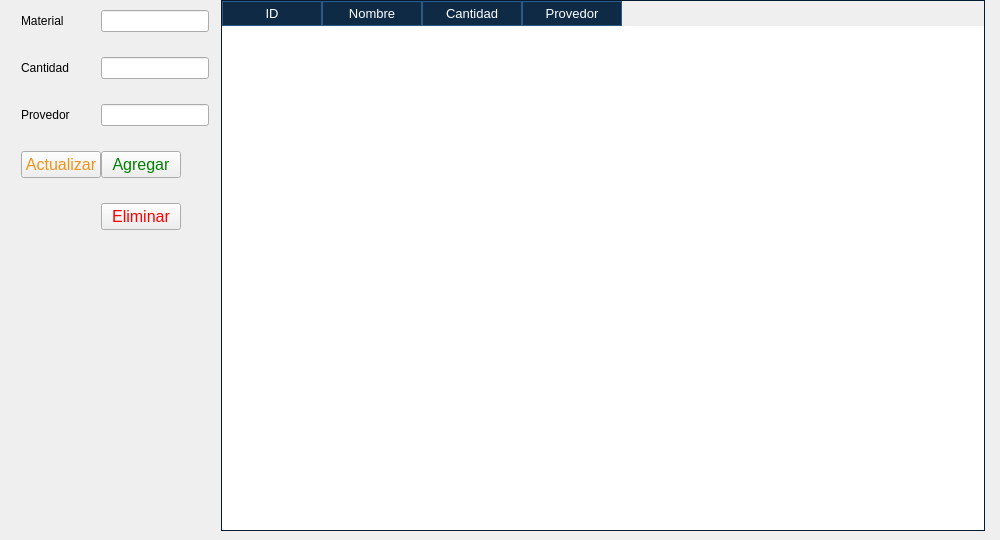
      <widget class="QWidget" name="page_Material">
       <widget class="QWidget" name="layoutWidget_3">
        <property name="geometry">
         <rect>
          <x>0</x>
          <y>0</y>
          <width>991</width>
          <height>531</height>
         </rect>
        </property>
        <layout class="QHBoxLayout" name="horizontalLayout_5" stretch="0,2">
         <property name="spacing">
          <number>12</number>
         </property>
         <property name="sizeConstraint">
          <enum>QLayout::SetMaximumSize</enum>
         </property>
         <property name="leftMargin">
          <number>6</number>
         </property>
         <property name="rightMargin">
          <number>6</number>
         </property>
         <item>
          <layout class="QFormLayout" name="formLayout_5">
           <property name="sizeConstraint">
            <enum>QLayout::SetFixedSize</enum>
           </property>
           <property name="labelAlignment">
            <set>Qt::AlignJustify|Qt::AlignVCenter</set>
           </property>
           <property name="formAlignment">
            <set>Qt::AlignJustify|Qt::AlignVCenter</set>
           </property>
           <property name="horizontalSpacing">
            <number>0</number>
           </property>
           <property name="verticalSpacing">
            <number>25</number>
           </property>
           <property name="leftMargin">
            <number>15</number>
           </property>
           <property name="topMargin">
            <number>10</number>
           </property>
           <item row="0" column="0">
            <widget class="QLabel" name="label_20">
             <property name="text">
              <string>Material</string>
             </property>
            </widget>
           </item>
           <item row="0" column="1">
            <widget class="QLineEdit" name="materialName">
             <property name="sizePolicy">
              <sizepolicy hsizetype="Fixed" vsizetype="Fixed">
               <horstretch>150</horstretch>
               <verstretch>0</verstretch>
              </sizepolicy>
             </property>
            </widget>
           </item>
           <item row="1" column="0">
            <widget class="QLabel" name="label_21">
             <property name="text">
              <string>Cantidad</string>
             </property>
            </widget>
           </item>
           <item row="1" column="1">
            <widget class="QLineEdit" name="materialCant">
             <property name="sizePolicy">
              <sizepolicy hsizetype="Fixed" vsizetype="Fixed">
               <horstretch>0</horstretch>
               <verstretch>0</verstretch>
              </sizepolicy>
             </property>
            </widget>
           </item>
           <item row="3" column="0">
            <widget class="QPushButton" name="updateMaterial">
             <property name="font">
              <font>
               <pointsize>12</pointsize>
              </font>
             </property>
             <property name="cursor">
              <cursorShape>PointingHandCursor</cursorShape>
             </property>
             <property name="styleSheet">
              <string notr="true">QPushButton {
	color: #F09319;
}</string>
             </property>
             <property name="text">
              <string>Actualizar</string>
             </property>
            </widget>
           </item>
           <item row="3" column="1">
            <widget class="QPushButton" name="addMaterial">
             <property name="sizePolicy">
              <sizepolicy hsizetype="Fixed" vsizetype="Fixed">
               <horstretch>0</horstretch>
               <verstretch>0</verstretch>
              </sizepolicy>
             </property>
             <property name="font">
              <font>
               <pointsize>12</pointsize>
              </font>
             </property>
             <property name="cursor">
              <cursorShape>PointingHandCursor</cursorShape>
             </property>
             <property name="styleSheet">
              <string notr="true">QPushButton {
	color: green;
}</string>
             </property>
             <property name="text">
              <string>Agregar</string>
             </property>
            </widget>
           </item>
           <item row="4" column="1">
            <widget class="QPushButton" name="deleteMaterial">
             <property name="sizePolicy">
              <sizepolicy hsizetype="Fixed" vsizetype="Fixed">
               <horstretch>0</horstretch>
               <verstretch>0</verstretch>
              </sizepolicy>
             </property>
             <property name="font">
              <font>
               <pointsize>12</pointsize>
              </font>
             </property>
             <property name="cursor">
              <cursorShape>PointingHandCursor</cursorShape>
             </property>
             <property name="styleSheet">
              <string notr="true">QPushButton {
	color: red;
}</string>
             </property>
             <property name="text">
              <string>Eliminar</string>
             </property>
            </widget>
           </item>
           <item row="5" column="1">
            <spacer name="verticalSpacer_6">
             <property name="orientation">
              <enum>Qt::Vertical</enum>
             </property>
             <property name="sizeHint" stdset="0">
              <size>
               <width>20</width>
               <height>40</height>
              </size>
             </property>
            </spacer>
           </item>
           <item row="2" column="0">
            <widget class="QLabel" name="label_22">
             <property name="text">
              <string>Provedor</string>
             </property>
            </widget>
           </item>
           <item row="2" column="1">
            <widget class="QLineEdit" name="materialProv">
             <property name="sizePolicy">
              <sizepolicy hsizetype="Fixed" vsizetype="Fixed">
               <horstretch>0</horstretch>
               <verstretch>0</verstretch>
              </sizepolicy>
             </property>
            </widget>
           </item>
          </layout>
         </item>
         <item>
          <widget class="QTableWidget" name="materialTable">
           <property name="font">
            <font>
             <pointsize>10</pointsize>
            </font>
           </property>
           <property name="styleSheet">
            <string notr="true">    QHeaderView::section {
        background-color: #0F2A45;   /* Fondo del encabezado */
        color: white;                /* Color del texto */
        border: 1px solid #2D5986;   /* Bordes del encabezado */
		padding: 2px;
    }

    QTableWidget::item {
        border: 1px solid #2D5986;   /* Bordes de las celdas */
        padding: 2px;                /* Espaciado dentro de las celdas */
    }

	QTableWidget::item:alternate{
	    background-color: #0B4B6C;
	}

    QTableWidget::item:selected {
		color: black; /*Color del texto*/
        background-color: #82ABD5;   /* Fondo cuando se selecciona */
    }

    QTableWidget {
        border: 1px solid #031A31;   /* Bordes de la tabla */
    }

    QScrollBar:vertical {
        background: #000000;
        width: 16px;
    }
    
    QScrollBar::handle:vertical {
        background: #00796b;
        min-height: 20px;
	}</string>
           </property>
           <property name="editTriggers">
            <set>QAbstractItemView::NoEditTriggers</set>
           </property>
           <property name="alternatingRowColors">
            <bool>true</bool>
           </property>
           <property name="selectionMode">
            <enum>QAbstractItemView::SingleSelection</enum>
           </property>
           <property name="selectionBehavior">
            <enum>QAbstractItemView::SelectRows</enum>
           </property>
           <property name="textElideMode">
            <enum>Qt::ElideRight</enum>
           </property>
           <property name="showGrid">
            <bool>true</bool>
           </property>
           <property name="sortingEnabled">
            <bool>true</bool>
           </property>
           <attribute name="verticalHeaderVisible">
            <bool>false</bool>
           </attribute>
           <column>
            <property name="text">
             <string>ID</string>
            </property>
           </column>
           <column>
            <property name="text">
             <string>Nombre</string>
            </property>
           </column>
           <column>
            <property name="text">
             <string>Cantidad</string>
            </property>
           </column>
           <column>
            <property name="text">
             <string>Provedor</string>
            </property>
           </column>
          </widget>
         </item>
        </layout>
       </widget>
      </widget>
